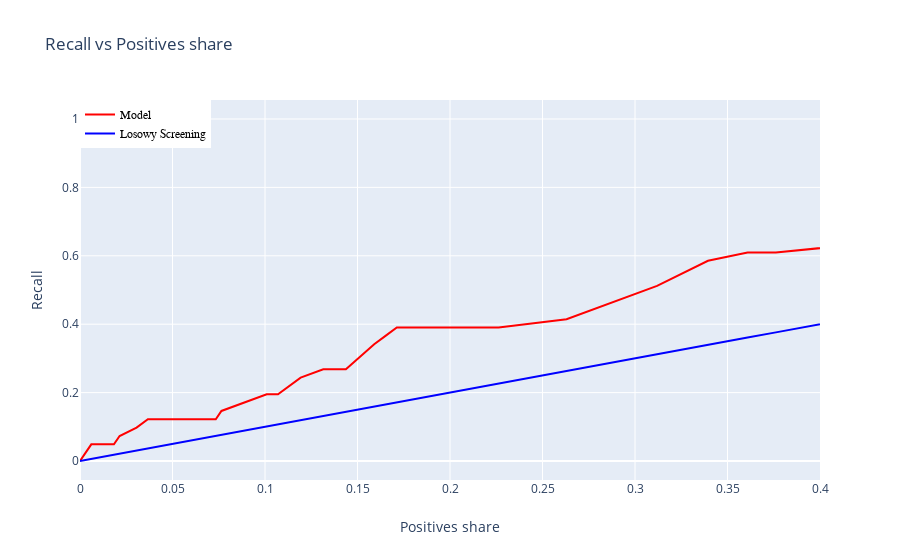

Notebook cell for this chart:
### Code cell
plot_recall_vs_positives(log_reg_pr_test)
